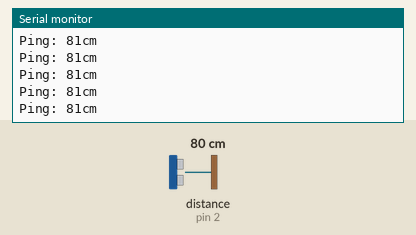
Simulated run of this sketch. Board: Arduino Uno, built with avr-gcc and run on an emulated ATmega328P. Parts: the last lines printed to the serial monitor. The inputs (shaded band) are chosen by the test bench; at power-on: distance to the obstacle (sensor on pin 2) 80 cm. The echo pulse lasts 58.3 µs per cm.

Above: at 2.7 s.
2.8 s: distance to the obstacle (sensor on pin 2) set to 97 cm
At 2.84 s:
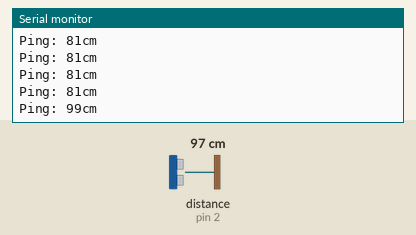
4.3 s: distance to the obstacle (sensor on pin 2) set to 104 cm
At 4.3 s:
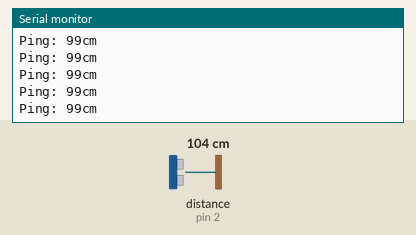
Timing chart, 0 to 7.3 s (numbered marks = the images above; inputs shaded):
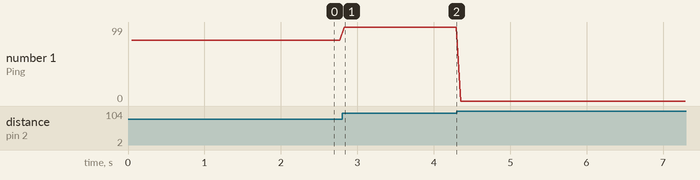

Measured:
- after the input at 2.8 s, the serial monitor: prints a new line at once (image 1)
- plotted number 1: 81 → 99 after the input at 2.8 s, 99 → 0 after the input at 4.3 s

The sketch:

sonartest.ino
```cpp
#include <NewPing.h>

#define TRIGGER_PIN  4
#define ECHO_PIN     2
#define MAX_DISTANCE 100  //centimeters

NewPing sonar(TRIGGER_PIN, ECHO_PIN, MAX_DISTANCE);

void setup() {
  Serial.begin(115200);
}

void loop() {
  delay(50);
  Serial.print("Ping: ");
  Serial.print(sonar.ping_cm());
  Serial.println("cm");
}
```
